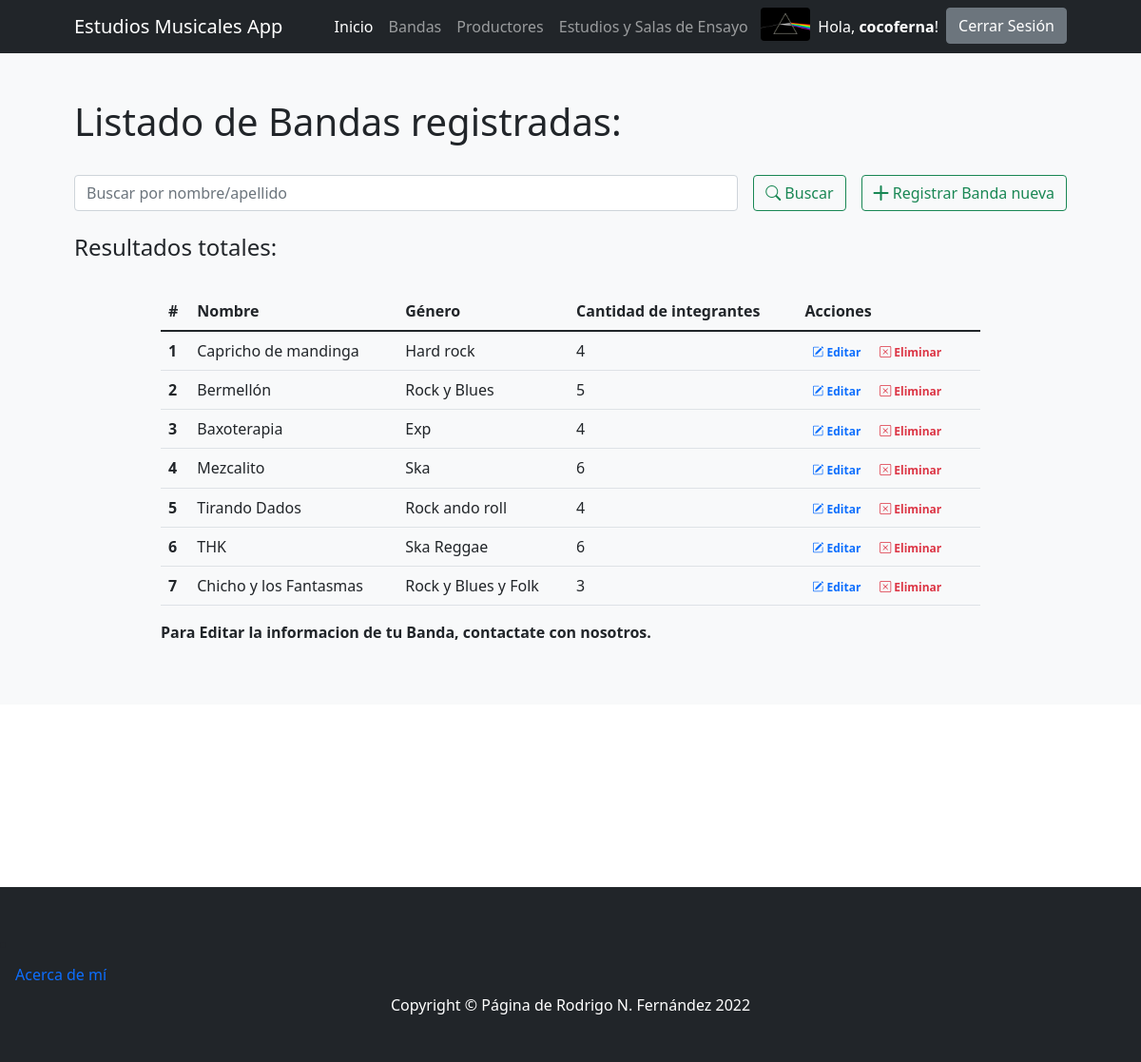
The app's page /bandas/ (signed in) with its own data.
### ProyectoCoderApp/models.py (models this page shows)
class Avatar(models.Model):
    usuario = models.OneToOneField(User, on_delete=models.CASCADE)
    imagen = models.ImageField(upload_to='media/', blank=True, null=True)

class Bandas(models.Model):
    nombre = models.CharField(max_length=30) # Texto
    genero = models.CharField(max_length=30) # Texto
    cantidad_integrantes = models.IntegerField() # Email - Opcional
    class Meta:
        verbose_name_plural="Bandas"

### ProyectoCoderApp/views.py (the view)
# urls.py: path('bandas/', bandas, name="bandas"),
def bandas(request):
    if request.method == "POST":
        search = request.POST["search"]
        if search != "":
            bandas = Bandas.objects.filter( Q(nombre__icontains=search) | Q(genero__icontains=search) ).values()
            return render(request,"ProyectoCoderApp/bandas.html",{"bandas":bandas, "search":True, "busqueda":search})
    bandas = Bandas.objects.all()
    return render(request,"ProyectoCoderApp/bandas.html",{"bandas":bandas})

### ProyectoCoderApp/templates/ProyectoCoderApp/bandas.html (shortened to what this page needs)
{% extends 'ProyectoCoderApp/base.html' %}
{% load static %}
{% block contenidoPagina %}
<section class="bg-light py-5">
    <div class="container px-5">
        <h1>Listado de Bandas registradas:</h1>
        <br>
        <div class="row gx-5 justify-content-center">
            <div class="col-lg-12">
                <form class="d-flex my-2 my-lg-0" action="" method="post">
                    <input class="flex-grow-0 form-control mr-sm-2" type="search" name="search" placeholder="Buscar por nombre/apellido" aria-label="Search">
                    <button class="btn btn-outline-success text-nowrap ms-3 my-2 my-sm-0" type="submit"> <i class="bi bi-search"></i> Buscar</button>
                    <a class="btn btn-outline-success text-nowrap ms-3 my-2 my-sm-0" href="{% url 'crear_banda' %}"> <i class="bi bi-plus-lg"></i> Registrar Banda nueva</a>
                </form>
            </div>
        </div>
        <br>
        <h4>Resultados
            {% if search %}
                para "{{busqueda}}":
            {% else %}
                totales:
            {% endif %}
        </h4>
        <br>
        <div class="row gx-5 justify-content-center">
            <div class="col-lg-10 table-responsive">
                <table class="table table-theme">
                    <thead>
                        <tr>
                            <th scope="col">#</th>
                            <th scope="col">Nombre</th>
                            <th scope="col">Género</th>
                            <th scope="col">Cantidad de integrantes</th>
                            <th scope="col">Acciones</th>
                        </tr>
                    </thead>
                    <tbody>
                        {% for banda in bandas %}
                            <tr>
                                <th scope="row">{{forloop.counter}}</th>
                                <td>{{banda.nombre}}</td>
                                <td>{{banda.genero}}</td>
                                <td>{{banda.cantidad_integrantes}}</td>
                                <td>
                                    <a href="{% url 'editar_banda' banda.id %}" class="text-primary badge badge-primary text-decoration-none"> <i class="bi bi-pencil-square"></i> Editar</a>
                                    <a href="{% url 'eliminar_banda' banda.id %}" class="text-danger badge badge-danger text-decoration-none"> <i class="bi bi-x-square"></i> Eliminar</a>
                                </td>
                            </tr>
                        {% endfor %}
                    </tbody>
                </table>
                <b>
                    <p>Para Editar la informacion de tu Banda, contactate con nosotros.</p>
                </b>
            </div>
        </div>
    </div>
</section>
{% endblock %}

### ProyectoCoderApp/templates/ProyectoCoderApp/base.html (shortened to what this page needs)
{% load static %}
<!DOCTYPE html>
<html lang="es">
    <head>
        <link href="https://cdn.jsdelivr.net/npm/bootstrap-icons@1.4.1/font/bootstrap-icons.css" rel="stylesheet" />
        <link href="{% static 'css/styles.css' %}" rel="stylesheet" />
    </head>
    <body>
        <nav class="navbar navbar-expand-lg navbar-dark bg-dark">
            <div class="container px-5" >
                <a class="navbar-brand" href="{% url 'index' %}">Estudios Musicales App</a>
                <div class="collapse navbar-collapse" id="navbarSupportedContent">
                    <ul class="navbar-nav ms-auto mb-2 mb-lg-0">
                        <li class="nav-item"><a class="nav-link active" aria-current="page" href="{% url 'index' %}">Inicio</a></li>
                        <li class="nav-item"><a class="nav-link" href="{% url 'bandas' %}">Bandas</a></li>
                        {% if user.is_authenticated %}
                            <li class="nav-item"><a class="nav-link" href="{% url 'productores' %}">Productores</a></li>
                            <li class="nav-item"><a class="nav-link" href="{% url 'estudios' %}">Estudios y Salas de Ensayo</a></li>
                        {% endif %}
                        {% if user.is_authenticated %}
                            <img class="rounded" src="{{user.avatar.imagen.url}}" style="height: 35px; margin-left: 5px;">
                            <li class="nav-item"><a class="nav-link active" href="{% url 'editar_perfil' %}"> Hola, <b>{{user.username}}</b>!</a>
                            <li class="nav-item"><a class="btn btn-secondary" href="{% url 'logout' %}">Cerrar Sesión</a></li>
                        {% else %}
                            <li class="nav-item"><a class="btn btn-secondary mx-3 " href="{% url 'login' %}">Iniciar Sesión</a></li>
                            <li class="nav-item"><a class="btn btn-outline-secondary" href="{% url 'register' %}">Registrarse</a></li>
                        {% endif %}
                    </ul>
                </div>
            </div>
        </nav>
        {% block contenidoPagina %}
        {% endblock %}
<br><br><br><br><br><br><br><br>
        <footer class="py-5 bg-dark">
            <li class="nav-item"><a class="nav-link active" aria-current="page" href="{% url 'acerca_de' %}">Acerca de mí</a></li>
            <div class="container px-5"><p class="m-0 text-center text-white">Copyright &copy; Página de Rodrigo N. Fernández 2022</p>
            </div>
        </footer>
    </body>
</html>

### records on screen
Bandas: nombre "Capricho de mandinga", genero "Hard rock", cantidad_integrantes "4"
Bandas: nombre "Bermellón", genero "Rock y Blues", cantidad_integrantes "5"
Bandas: nombre "Baxoterapia", genero "Exp", cantidad_integrantes "4"
Bandas: nombre "Mezcalito", genero "Ska", cantidad_integrantes "6"
Bandas: nombre "Tirando Dados", genero "Rock ando roll", cantidad_integrantes "4"
Bandas: nombre "THK", genero "Ska Reggae", cantidad_integrantes "6"
Bandas: nombre "Chicho y los Fantasmas", genero "Rock y Blues y Folk", cantidad_integrantes "3"

### other values on screen
{{ user.username }} "cocoferna"
